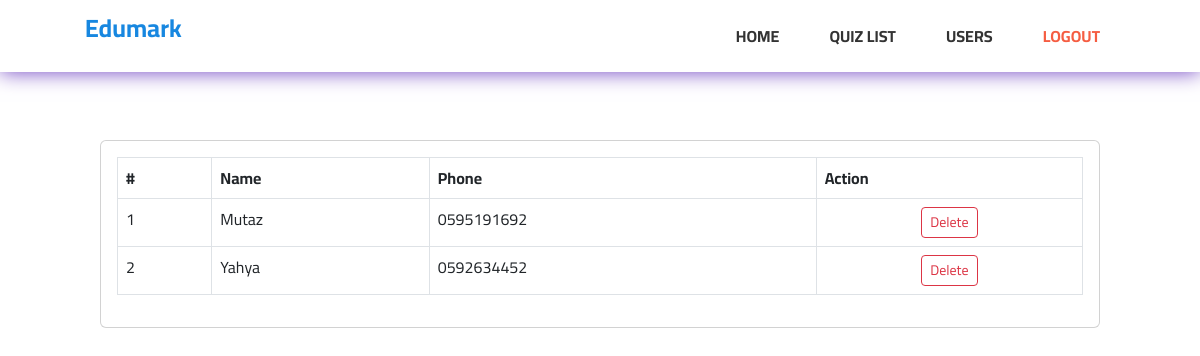
Page /php-quiz-project/public/users.php on the committed database.
### tables this page shows
CREATE TABLE `students` (
  `student_id` int(11) NOT NULL,
  `name` varchar(30) NOT NULL,
  `phone` varchar(30) NOT NULL,
  `username` varchar(55) NOT NULL,
  `password` varchar(55) NOT NULL
);

### php-quiz-project/public/users.php (the view, shortened to what this page needs)
<?php
require_once "../private/head.php";
require_once "../private/db.php";
?>
<!doctype html>
<html lang="en">
<head>
    <link href="https://cdn.jsdelivr.net/npm/bootstrap@5.2.0-beta1/dist/css/bootstrap.min.css" rel="stylesheet"
>
    <link rel="stylesheet" type="text/css" href="../css/style.css">
</head>
<body>
<header>
    <div class="container">
        <nav>
            <p>
                <a class="logo" href="../index.php">Edumark</a>
            </p>
            <ul>
                <li><a href="../index.php">HOME</a></li>
                <li><a href="../quizzes/quizzes.php">QUIZ LIST</a></li>
                <li><a href="users.php">USERS</a></li>
                <li><a style="color: #f55d42" href="login/logout.php">LOGOUT</a></li>
            </ul>
        </nav>
    </div>
</header>
<div class="container-fluid">
    <div class="col-lg-12">
        <div class="row">
            <div class="col-md-12" style="padding:20px 100px;">
                <div class="card">
                    <div class="card-body">
                        <table class="table table-bordered table-hover">
                            <thead>
                            <tr>
                                <th>#</th>
                                <th>Name</th>
                                <th>Phone</th>
                                <th>Action</th>
                            </tr>
                            </thead>
                            <tbody>
                            <?php
                            $qry = $conne->query("SELECT *  from students;");
                            $i = 1;
                                while ($row = $qry->fetch_assoc()):?>
                                    <tr>
                                        <td><?php echo $i++ ?></td>
                                        <td><?php echo $row['name'] ?></td>
                                        <td><?php echo $row['phone'] ?></td>
                                        <td class="text-center">
                                            <form style="display: inline-block" method="post" action="../private/delete-std.php">
                                                <button type="submit" class="btn btn-sm btn-outline-danger">Delete</button>
                                            </form>
                                        </td>
                                    </tr>
                                <?php endwhile; ?>
                            </tbody>
                        </table>
                    </div>
                </div>
            </div>
        </div>
    </div>
</div>

### php-quiz-project/css/style.css (style rules this page uses)
* { -webkit-box-sizing: border-box; -moz-box-sizing: border-box; box-sizing: border-box; margin: 0; padding: 0; }
:root { --main-color: #2196f3; --main-color-alt: #1787e0; --main-transition: 0.3s; --main-padding: 70px; --section-background: #ececec; }
html { scroll-behavior: smooth; }
body { background-color: white; font-size: 16px; font-family: "Cairo", sans-serif; }
.container { padding-left: 15px; padding-right: 15px; margin-left: auto; margin-right: auto; }
a { text-decoration: none; }
ul { list-style: none; margin: 0; padding: 0; }
header { width: 100%; position: relative; -webkit-box-shadow: 0 0 20px #6f42c1; -moz-box-shadow: 0 0 20px #6f42c1; box-shadow: 0 0 20px #6f42c1; padding: 0 70px; background-color: white; }
header nav { display: flex; align-items: center; justify-content: space-between; height: 72px; }
header .logo { height: 72px; color: #1787e0; }
header nav ul li > a { font-weight: bold; position: relative; display: flex; justify-content: center; align-items: center; height: 55px; padding: 0 15px; overflow: hidden; transition: var(--main-transition); }
header nav li > a::before { content: ""; position: absolute; width: 100%; height: 4px; background-color: #1787e0; bottom: 0; left: -100%; transition: var(--main-transition); }
header nav p > a { color: #222; font-size: 25px; font-weight: bold; }
header nav ul { display: flex; align-items: center; justify-content: center; gap: 20px; }
header nav ul li > a { color: #333; }

### rows in the picture
students: name "Mutaz", phone "0595191692"
students: name "Yahya", phone "0592634452"
